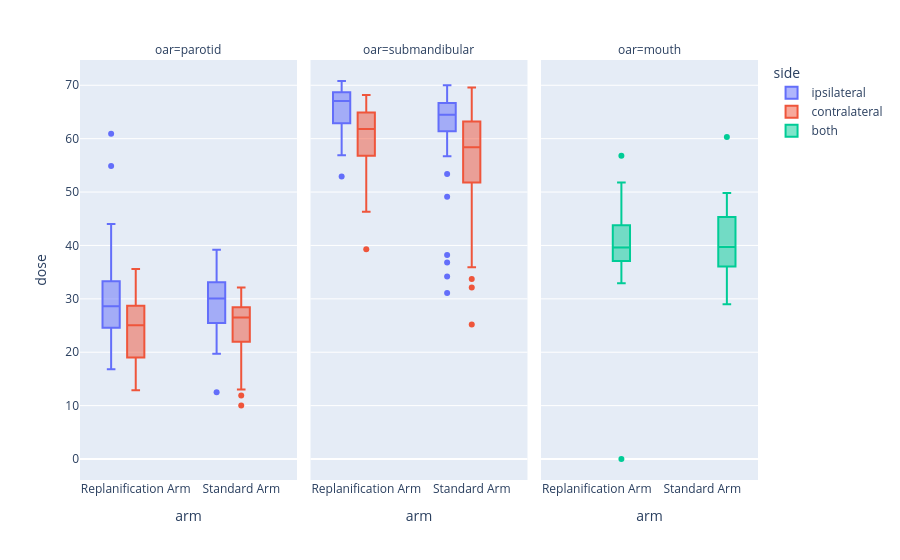

This figure's notebook cell:
### Code cell
import plotly.express as px
import numpy as np

fig = px.box(df, x="arm", y="dose", color="side", facet_col="oar")
fig.show()

### Figure 1 — Plotly figure (JSON) as saved in the notebook; plotly's stock layout.template omitted (floating-point values rounded to 4 significant figures)
{"data": [{"alignmentgroup": "True", "hovertemplate": "side=ipsilateral<br>oar=parotid<br>arm=%{x}<br>dose=%{y}<extra></extra>", "legendgroup": "ipsilateral", "marker": {"color": "#636efa"}, "name": "ipsilateral", "notched": false, "offsetgroup": "ipsilateral", "orientation": "v", "showlegend": true, "type": "box", "x": ["Replanification Arm", "Replanification Arm", "Replanification Arm", "Replanification Arm", "Replanification Arm", "Standard Arm", "Replanification Arm", "Replanification Arm", "Replanification Arm", "Replanification Arm", "Replanification Arm", "Replanification Arm", "Standard Arm", "Replanification Arm", "Replanification Arm", "Standard Arm", "Standard Arm", "Standard Arm", "Standard Arm", "Replanification Arm", "Replanification Arm", "Replanification Arm", "Standard Arm", "Replanification Arm", "Replanification Arm", "Replanification Arm", "Replanification Arm", "Replanification Arm", "Replanification Arm", "Replanification Arm", "Replanification Arm", "Replanification Arm", "Standard Arm", "Standard Arm", "Standard Arm", "Standard Arm", "Standard Arm", "Standard Arm", "Standard Arm", "Standard Arm", "Standard Arm", "Standard Arm", "Standard Arm", "Standard Arm", "Replanification Arm", "Standard Arm", "Standard Arm", "Replanification Arm", "Standard Arm", "Standard Arm", "Standard Arm", "Standard Arm", "Standard Arm", "Standard Arm", "Standard Arm", "Standard Arm", "Replanification Arm", "Standard Arm", "Standard Arm", "Standard Arm"], "x0": " ", "xaxis": "x", "y": [24.9, 24.1, 21.2, 24.3, 27.5, 24.3, 22.0, 27.5, 27.0, 31.0, 27.9, 35.2, 33.1, 37.8, 31.4, 32.4, 29.8, 34.2, 35.7, 32.2, 54.9, 40.2, 19.7, 27.2, 23.5, 29.6, 27.1, 29.3, 16.8, 34.4, 29.5, 60.9, 33.2, 30.5, 38.2, 25.9, 30.3, 25.9, 20.8, 12.5, 31.1, 23.3, 32.8, 39.2, 29.7, 39.0, 36.1, 44.0, 33.1, 32.3, 28.0, 25.7, 28.8, 27.2, 22.5, 25.8, 19.5, 25.2, 31.5, 24.1], "y0": " ", "yaxis": "y"}, {"alignmentgroup": "True", "hovertemplate": "side=ipsilateral<br>oar=submandibular<br>arm=%{x}<br>dose=%{y}<extra></extra>", "legendgroup": "ipsilateral", "marker": {"color": "#636efa"}, "name": "ipsilateral", "notched": false, "offsetgroup": "ipsilateral", "orientation": "v", "showlegend": false, "type": "box", "x": ["Replanification Arm", "Replanification Arm", "Replanification Arm", "Replanification Arm", "Replanification Arm", "Standard Arm", "Replanification Arm", "Replanification Arm", "Replanification Arm", "Replanification Arm", "Standard Arm", "Replanification Arm", "Standard Arm", "Standard Arm", "Standard Arm", "Standard Arm", "Replanification Arm", "Replanification Arm", "Replanification Arm", "Standard Arm", "Replanification Arm", "Replanification Arm", "Replanification Arm", "Replanification Arm", "Replanification Arm", "Replanification Arm", "Replanification Arm", "Replanification Arm", "Standard Arm", "Standard Arm", "Standard Arm", "Standard Arm", "Standard Arm", "Standard Arm", "Standard Arm", "Standard Arm", "Standard Arm", "Standard Arm", "Standard Arm", "Standard Arm", "Replanification Arm", "Standard Arm", "Standard Arm", "Replanification Arm", "Standard Arm", "Standard Arm", "Standard Arm", "Standard Arm", "Standard Arm", "Standard Arm", "Standard Arm", "Replanification Arm", "Standard Arm", "Standard Arm", "Standard Arm"], "x0": " ", "xaxis": "x2", "y": [69.0, 62.4, 61.4, 64.2, 52.9, 56.7, 67.1, 67.8, 59.5, 68.8, 64.3, 58.0, 65.3, 65.9, 34.2, 68.7, 68.7, 63.4, 68.6, 68.7, 67.0, 65.7, 68.7, 69.3, 68.0, 68.5, 66.5, 63.5, 64.0, 65.5, 38.2, 70.0, 65.3, 36.8, 61.8, 66.0, 31.1, 61.4, 64.9, 66.7, 56.9, NaN, 63.7, 70.8, 68.2, 63.9, 63.7, 53.4, 67.0, 49.1, 69.5, 68.9, 64.7, 67.5, 64.2], "y0": " ", "yaxis": "y2"}, {"alignmentgroup": "True", "hovertemplate": "side=contralateral<br>oar=parotid<br>arm=%{x}<br>dose=%{y}<extra></extra>", "legendgroup": "contralateral", "marker": {"color": "#EF553B"}, "name": "contralateral", "notched": false, "offsetgroup": "contralateral", "orientation": "v", "showlegend": true, "type": "box", "x": ["Replanification Arm", "Replanification Arm", "Replanification Arm", "Replanification Arm", "Replanification Arm", "Standard Arm", "Replanification Arm", "Replanification Arm", "Replanification Arm", "Replanification Arm", "Replanification Arm", "Replanification Arm", "Standard Arm", "Replanification Arm", "Replanification Arm", "Standard Arm", "Standard Arm", "Standard Arm", "Standard Arm", "Replanification Arm", "Replanification Arm", "Replanification Arm", "Standard Arm", "Replanification Arm", "Replanification Arm", "Replanification Arm", "Replanification Arm", "Replanification Arm", "Replanification Arm", "Replanification Arm", "Replanification Arm", "Replanification Arm", "Standard Arm", "Standard Arm", "Standard Arm", "Standard Arm", "Standard Arm", "Standard Arm", "Standard Arm", "Standard Arm", "Standard Arm", "Standard Arm", "Standard Arm", "Standard Arm", "Replanification Arm", "Standard Arm", "Standard Arm", "Replanification Arm", "Standard Arm", "Standard Arm", "Standard Arm", "Standard Arm", "Standard Arm", "Standard Arm", "Standard Arm", "Standard Arm", "Replanification Arm", "Standard Arm", "Standard Arm", "Standard Arm"], "x0": " ", "xaxis": "x", "y": [15.3, 18.4, 13.4, 21.0, 19.6, 22.1, 20.9, 27.0, 31.4, 31.9, 27.7, 29.9, 28.6, 29.9, 27.2, 30.0, 29.5, 32.1, 30.4, 29.7, 30.9, 25.3, 11.9, 20.6, 16.0, 12.9, 25.1, 26.9, 14.2, 35.6, 18.4, 23.6, 24.6, 28.8, 26.6, 14.2, 27.3, 16.1, 13.0, 10.0, 25.2, 26.4, 28.2, 27.1, 27.7, 25.5, 30.5, 25.0, 29.4, 27.6, 27.3, 24.5, 27.5, 19.3, 20.6, 26.6, 19.7, 24.5, 21.8, 22.9], "y0": " ", "yaxis": "y"}, {"alignmentgroup": "True", "hovertemplate": "side=contralateral<br>oar=submandibular<br>arm=%{x}<br>dose=%{y}<extra></extra>", "legendgroup": "contralateral", "marker": {"color": "#EF553B"}, "name": "contralateral", "notched": false, "offsetgroup": "contralateral", "orientation": "v", "showlegend": false, "type": "box", "x": ["Replanification Arm", "Replanification Arm", "Replanification Arm", "Replanification Arm", "Replanification Arm", "Standard Arm", "Replanification Arm", "Replanification Arm", "Replanification Arm", "Replanification Arm", "Standard Arm", "Replanification Arm", "Replanification Arm", "Standard Arm", "Standard Arm", "Standard Arm", "Standard Arm", "Replanification Arm", "Replanification Arm", "Replanification Arm", "Standard Arm", "Replanification Arm", "Replanification Arm", "Replanification Arm", "Replanification Arm", "Replanification Arm", "Replanification Arm", "Replanification Arm", "Replanification Arm", "Replanification Arm", "Standard Arm", "Standard Arm", "Standard Arm", "Standard Arm", "Standard Arm", "Standard Arm", "Standard Arm", "Standard Arm", "Standard Arm", "Standard Arm", "Standard Arm", "Replanification Arm", "Standard Arm", "Standard Arm", "Replanification Arm", "Standard Arm", "Standard Arm", "Standard Arm", "Standard Arm", "Standard Arm", "Standard Arm", "Standard Arm", "Standard Arm", "Replanification Arm", "Standard Arm", "Standard Arm", "Standard Arm"], "x0": " ", "xaxis": "x2", "y": [66.8, 67.8, 50.2, 64.6, 62.8, 67.4, 64.8, 68.2, 59.4, 61.7, 58.0, 39.3, 64.6, 65.1, 60.4, 32.1, 63.2, 62.8, 61.8, 46.3, 35.9, 56.7, 65.7, 52.4, 67.2, 66.7, 61.8, 64.9, 61.1, 59.2, 69.6, 38.7, 52.8, 67.3, 33.7, 52.3, 51.6, 25.2, 60.9, 39.9, 55.0, 56.8, 62.8, 63.5, 57.1, 61.2, 58.3, 61.7, 50.4, 68.8, 65.1, 58.4, 63.2, 48.8, 58.0, 59.6, 57.7], "y0": " ", "yaxis": "y2"}, {"alignmentgroup": "True", "hovertemplate": "side=both<br>oar=mouth<br>arm=%{x}<br>dose=%{y}<extra></extra>", "legendgroup": "both", "marker": {"color": "#00cc96"}, "name": "both", "notched": false, "offsetgroup": "both", "orientation": "v", "showlegend": true, "type": "box", "x": ["Replanification Arm", "Replanification Arm", "Replanification Arm", "Replanification Arm", "Replanification Arm", "Standard Arm", "Replanification Arm", "Replanification Arm", "Replanification Arm", "Replanification Arm", "Standard Arm", "Replanification Arm", "Standard Arm", "Standard Arm", "Replanification Arm", "Replanification Arm", "Standard Arm", "Replanification Arm", "Replanification Arm", "Replanification Arm", "Replanification Arm", "Replanification Arm", "Replanification Arm", "Replanification Arm", "Standard Arm", "Standard Arm", "Standard Arm", "Standard Arm", "Standard Arm", "Standard Arm", "Standard Arm", "Standard Arm", "Standard Arm", "Replanification Arm", "Standard Arm", "Standard Arm", "Replanification Arm", "Standard Arm", "Standard Arm", "Standard Arm", "Standard Arm", "Standard Arm", "Standard Arm", "Replanification Arm", "Standard Arm", "Standard Arm", "Standard Arm"], "x0": " ", "xaxis": "x3", "y": [39.5, 0.0, 32.9, 38.4, 39.7, 42.4, 36.4, 46.5, 45.8, 38.9, 48.8, 56.8, 35.0, 60.3, 41.9, 42.6, 37.6, 38.3, 37.1, 35.8, 43.8, 35.9, 41.3, 51.8, 37.7, 49.8, 43.8, 36.1, 33.3, 37.3, 29.0, 36.0, 46.1, 43.6, NaN, 49.3, 50.0, 45.0, 42.0, 42.7, 37.9, 34.6, 35.2, 39.4, 40.8, 38.6, 45.7], "y0": " ", "yaxis": "y3"}], "layout": {"annotations": [{"font": {}, "showarrow": false, "text": "oar=parotid", "x": 0.16, "xanchor": "center", "xref": "paper", "y": 1, "yanchor": "bottom", "yref": "paper"}, {"font": {}, "showarrow": false, "text": "oar=submandibular", "x": 0.5, "xanchor": "center", "xref": "paper", "y": 1, "yanchor": "bottom", "yref": "paper"}, {"font": {}, "showarrow": false, "text": "oar=mouth", "x": 0.84, "xanchor": "center", "xref": "paper", "y": 1, "yanchor": "bottom", "yref": "paper"}], "boxmode": "group", "legend": {"title": {"text": "side"}, "tracegroupgap": 0}, "margin": {"t": 60}, "xaxis": {"anchor": "y", "domain": [0, 0.32], "title": {"text": "arm"}}, "xaxis2": {"anchor": "y2", "domain": [0.34, 0.66], "matches": "x", "title": {"text": "arm"}}, "xaxis3": {"anchor": "y3", "domain": [0.68, 1.0], "matches": "x", "title": {"text": "arm"}}, "yaxis": {"anchor": "x", "domain": [0, 1], "title": {"text": "dose"}}, "yaxis2": {"anchor": "x2", "domain": [0, 1], "matches": "y", "showticklabels": false}, "yaxis3": {"anchor": "x3", "domain": [0, 1], "matches": "y", "showticklabels": false}}}
